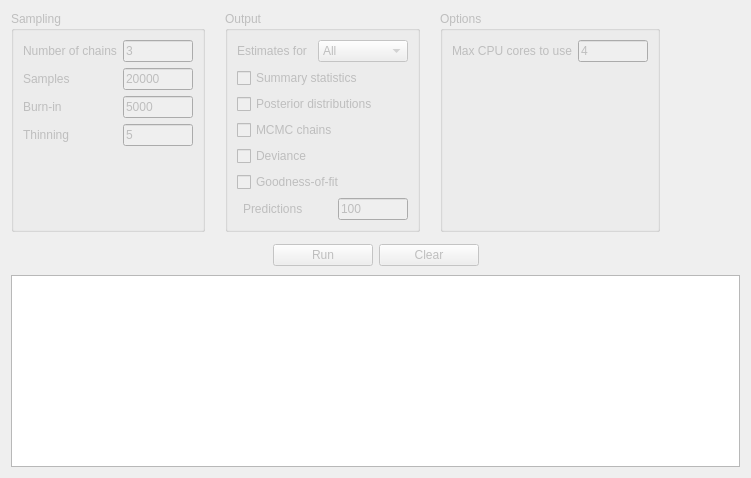
      <widget class="QWidget" name="analysisTab">
       <attribute name="title">
        <string>Analysis</string>
       </attribute>
       <layout class="QVBoxLayout" name="verticalLayout">
        <item>
         <widget class="QFrame" name="mainArea">
          <property name="enabled">
           <bool>true</bool>
          </property>
          <property name="sizePolicy">
           <sizepolicy hsizetype="Preferred" vsizetype="Expanding">
            <horstretch>0</horstretch>
            <verstretch>1</verstretch>
           </sizepolicy>
          </property>
          <property name="frameShape">
           <enum>QFrame::NoFrame</enum>
          </property>
          <property name="frameShadow">
           <enum>QFrame::Raised</enum>
          </property>
          <layout class="QGridLayout" name="gridLayout_9">
           <property name="leftMargin">
            <number>0</number>
           </property>
           <property name="topMargin">
            <number>0</number>
           </property>
           <property name="rightMargin">
            <number>0</number>
           </property>
           <property name="bottomMargin">
            <number>0</number>
           </property>
           <item row="1" column="0">
            <widget class="QTextBrowser" name="programOutput">
             <property name="sizePolicy">
              <sizepolicy hsizetype="Expanding" vsizetype="Expanding">
               <horstretch>0</horstretch>
               <verstretch>1</verstretch>
              </sizepolicy>
             </property>
             <property name="font">
              <font>
               <family>Courier</family>
              </font>
             </property>
             <property name="focusPolicy">
              <enum>Qt::NoFocus</enum>
             </property>
            </widget>
           </item>
           <item row="0" column="0">
            <widget class="QWidget" name="analysisWidgets" native="true">
             <property name="enabled">
              <bool>false</bool>
             </property>
             <layout class="QGridLayout" name="gridLayout_5">
              <property name="leftMargin">
               <number>0</number>
              </property>
              <property name="topMargin">
               <number>0</number>
              </property>
              <property name="rightMargin">
               <number>0</number>
              </property>
              <property name="bottomMargin">
               <number>0</number>
              </property>
              <property name="horizontalSpacing">
               <number>20</number>
              </property>
              <item row="0" column="1">
               <widget class="QGroupBox" name="groupBox_2">
                <property name="title">
                 <string>Output</string>
                </property>
                <layout class="QGridLayout" name="gridLayout_2">
                 <item row="0" column="0">
                  <widget class="QLabel" name="label_5">
                   <property name="text">
                    <string>Estimates for</string>
                   </property>
                  </widget>
                 </item>
                 <item row="0" column="1">
                  <widget class="QComboBox" name="comboBoxEstimatesForSubjectsOrGroups">
                   <item>
                    <property name="text">
                     <string>All</string>
                    </property>
                   </item>
                   <item>
                    <property name="text">
                     <string>Group only</string>
                    </property>
                   </item>
                  </widget>
                 </item>
                 <item row="1" column="0" colspan="2">
                  <widget class="QCheckBox" name="checkBoxSummaryStatistics">
                   <property name="text">
                    <string>Summary statistics</string>
                   </property>
                  </widget>
                 </item>
                 <item row="2" column="0" colspan="2">
                  <widget class="QCheckBox" name="checkBoxPosteriorDistributions">
                   <property name="text">
                    <string>Posterior distributions</string>
                   </property>
                  </widget>
                 </item>
                 <item row="3" column="0" colspan="2">
                  <widget class="QCheckBox" name="checkBoxMCMCChains">
                   <property name="text">
                    <string>MCMC chains</string>
                   </property>
                  </widget>
                 </item>
                 <item row="4" column="0">
                  <widget class="QCheckBox" name="checkBoxDeviance">
                   <property name="text">
                    <string>Deviance</string>
                   </property>
                  </widget>
                 </item>
                 <item row="5" column="0" colspan="2">
                  <widget class="QCheckBox" name="checkBoxPosteriorPredictors">
                   <property name="text">
                    <string>Goodness-of-fit</string>
                   </property>
                  </widget>
                 </item>
                 <item row="6" column="0" colspan="2">
                  <widget class="QWidget" name="samples" native="true">
                   <property name="enabled">
                    <bool>false</bool>
                   </property>
                   <layout class="QHBoxLayout" name="horizontalLayout">
                    <property name="leftMargin">
                     <number>0</number>
                    </property>
                    <property name="topMargin">
                     <number>0</number>
                    </property>
                    <property name="rightMargin">
                     <number>0</number>
                    </property>
                    <property name="bottomMargin">
                     <number>0</number>
                    </property>
                    <item>
                     <widget class="QLabel" name="label_6">
                      <property name="text">
                       <string>Predictions</string>
                      </property>
                      <property name="indent">
                       <number>6</number>
                      </property>
                     </widget>
                    </item>
                    <item>
                     <widget class="QLineEdit" name="textFieldPosteriorPredictorSamples">
                      <property name="maximumSize">
                       <size>
                        <width>70</width>
                        <height>16777215</height>
                       </size>
                      </property>
                      <property name="inputMethodHints">
                       <set>Qt::ImhDigitsOnly|Qt::ImhFormattedNumbersOnly</set>
                      </property>
                      <property name="text">
                       <string>100</string>
                      </property>
                     </widget>
                    </item>
                   </layout>
                  </widget>
                 </item>
                </layout>
               </widget>
              </item>
              <item row="0" column="0">
               <widget class="QGroupBox" name="groupBox">
                <property name="maximumSize">
                 <size>
                  <width>240</width>
                  <height>16777215</height>
                 </size>
                </property>
                <property name="title">
                 <string>Sampling</string>
                </property>
                <layout class="QGridLayout" name="gridLayout">
                 <item row="4" column="1">
                  <widget class="QLineEdit" name="textFieldThinning">
                   <property name="minimumSize">
                    <size>
                     <width>70</width>
                     <height>0</height>
                    </size>
                   </property>
                   <property name="maximumSize">
                    <size>
                     <width>70</width>
                     <height>16777215</height>
                    </size>
                   </property>
                   <property name="text">
                    <string>5</string>
                   </property>
                  </widget>
                 </item>
                 <item row="1" column="1">
                  <widget class="QLineEdit" name="textFieldSamples">
                   <property name="minimumSize">
                    <size>
                     <width>70</width>
                     <height>0</height>
                    </size>
                   </property>
                   <property name="maximumSize">
                    <size>
                     <width>70</width>
                     <height>16777215</height>
                    </size>
                   </property>
                   <property name="inputMethodHints">
                    <set>Qt::ImhDigitsOnly|Qt::ImhFormattedNumbersOnly</set>
                   </property>
                   <property name="text">
                    <string>20000</string>
                   </property>
                  </widget>
                 </item>
                 <item row="1" column="0">
                  <widget class="QLabel" name="label_2">
                   <property name="text">
                    <string>Samples</string>
                   </property>
                  </widget>
                 </item>
                 <item row="2" column="1">
                  <widget class="QLineEdit" name="textFieldBurnIn">
                   <property name="minimumSize">
                    <size>
                     <width>70</width>
                     <height>0</height>
                    </size>
                   </property>
                   <property name="maximumSize">
                    <size>
                     <width>70</width>
                     <height>16777215</height>
                    </size>
                   </property>
                   <property name="text">
                    <string>5000</string>
                   </property>
                  </widget>
                 </item>
                 <item row="2" column="0">
                  <widget class="QLabel" name="label_3">
                   <property name="text">
                    <string>Burn-in</string>
                   </property>
                  </widget>
                 </item>
                 <item row="4" column="0">
                  <widget class="QLabel" name="label_4">
                   <property name="text">
                    <string>Thinning</string>
                   </property>
                  </widget>
                 </item>
                 <item row="0" column="0">
                  <widget class="QLabel" name="label">
                   <property name="text">
                    <string>Number of chains</string>
                   </property>
                  </widget>
                 </item>
                 <item row="0" column="1">
                  <widget class="QLineEdit" name="textFieldNumberOfChains">
                   <property name="minimumSize">
                    <size>
                     <width>70</width>
                     <height>0</height>
                    </size>
                   </property>
                   <property name="maximumSize">
                    <size>
                     <width>70</width>
                     <height>16777215</height>
                    </size>
                   </property>
                   <property name="text">
                    <string>3</string>
                   </property>
                  </widget>
                 </item>
                 <item row="5" column="0" colspan="2">
                  <widget class="QWidget" name="widget_4" native="true"/>
                 </item>
                </layout>
               </widget>
              </item>
              <item row="1" column="0" colspan="5">
               <widget class="QWidget" name="widget_2" native="true">
                <layout class="QGridLayout" name="gridLayout_4">
                 <property name="leftMargin">
                  <number>3</number>
                 </property>
                 <property name="topMargin">
                  <number>6</number>
                 </property>
                 <property name="rightMargin">
                  <number>3</number>
                 </property>
                 <property name="bottomMargin">
                  <number>3</number>
                 </property>
                 <item row="0" column="0">
                  <spacer name="horizontalSpacer">
                   <property name="orientation">
                    <enum>Qt::Horizontal</enum>
                   </property>
                   <property name="sizeHint" stdset="0">
                    <size>
                     <width>220</width>
                     <height>20</height>
                    </size>
                   </property>
                  </spacer>
                 </item>
                 <item row="0" column="1">
                  <widget class="QPushButton" name="buttonRun">
                   <property name="minimumSize">
                    <size>
                     <width>100</width>
                     <height>0</height>
                    </size>
                   </property>
                   <property name="text">
                    <string>Run</string>
                   </property>
                  </widget>
                 </item>
                 <item row="0" column="3">
                  <spacer name="horizontalSpacer_2">
                   <property name="orientation">
                    <enum>Qt::Horizontal</enum>
                   </property>
                   <property name="sizeHint" stdset="0">
                    <size>
                     <width>220</width>
                     <height>20</height>
                    </size>
                   </property>
                  </spacer>
                 </item>
                 <item row="0" column="2">
                  <widget class="QPushButton" name="buttonClear">
                   <property name="minimumSize">
                    <size>
                     <width>100</width>
                     <height>0</height>
                    </size>
                   </property>
                   <property name="text">
                    <string>Clear</string>
                   </property>
                  </widget>
                 </item>
                </layout>
               </widget>
              </item>
              <item row="0" column="2">
               <widget class="QGroupBox" name="groupBox_3">
                <property name="title">
                 <string>Options</string>
                </property>
                <layout class="QGridLayout" name="gridLayout_3">
                 <property name="verticalSpacing">
                  <number>30</number>
                 </property>
                 <item row="0" column="1">
                  <widget class="QLineEdit" name="textFieldCPUCores">
                   <property name="minimumSize">
                    <size>
                     <width>70</width>
                     <height>0</height>
                    </size>
                   </property>
                   <property name="maximumSize">
                    <size>
                     <width>70</width>
                     <height>16777215</height>
                    </size>
                   </property>
                   <property name="inputMethodHints">
                    <set>Qt::ImhDigitsOnly|Qt::ImhFormattedNumbersOnly</set>
                   </property>
                   <property name="text">
                    <string>4</string>
                   </property>
                  </widget>
                 </item>
                 <item row="0" column="0">
                  <widget class="QLabel" name="label_7">
                   <property name="text">
                    <string>Max CPU cores to use</string>
                   </property>
                  </widget>
                 </item>
                 <item row="1" column="0" colspan="2">
                  <spacer name="verticalSpacer">
                   <property name="orientation">
                    <enum>Qt::Vertical</enum>
                   </property>
                   <property name="sizeHint" stdset="0">
                    <size>
                     <width>20</width>
                     <height>40</height>
                    </size>
                   </property>
                  </spacer>
                 </item>
                </layout>
               </widget>
              </item>
              <item row="0" column="3">
               <spacer name="horizontalSpacer_3">
                <property name="orientation">
                 <enum>Qt::Horizontal</enum>
                </property>
                <property name="sizeHint" stdset="0">
                 <size>
                  <width>40</width>
                  <height>20</height>
                 </size>
                </property>
               </spacer>
              </item>
             </layout>
            </widget>
           </item>
          </layout>
         </widget>
        </item>
       </layout>
      </widget>
